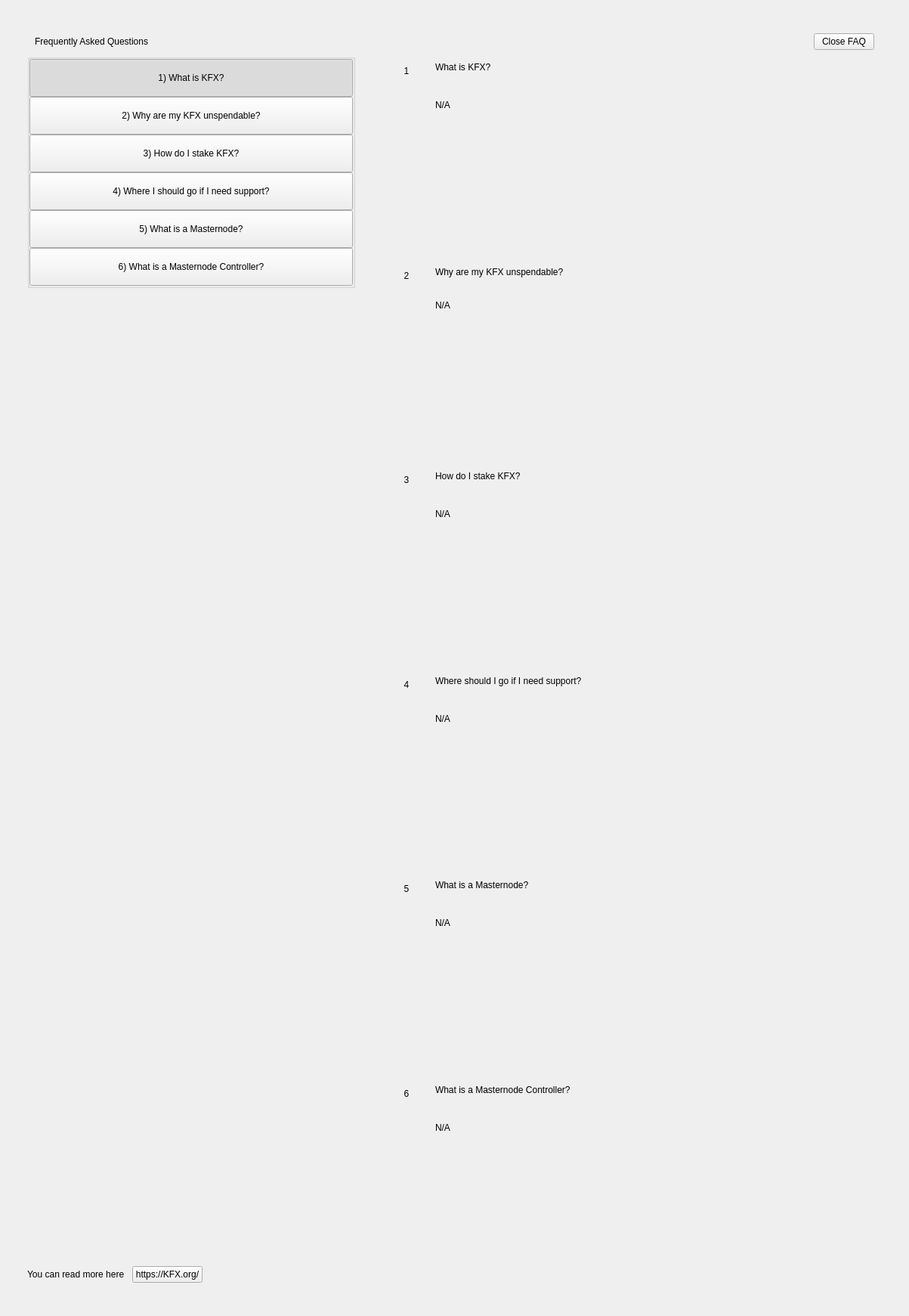
<?xml version="1.0" encoding="UTF-8"?>
<ui version="4.0">
 <class>SettingsFaqWidget</class>
 <widget class="QWidget" name="SettingsFaqWidget">
  <property name="geometry">
   <rect>
    <x>0</x>
    <y>0</y>
    <width>1203</width>
    <height>1741</height>
   </rect>
  </property>
  <property name="windowTitle">
   <string>Form</string>
  </property>
  <layout class="QHBoxLayout" name="horizontalLayout" stretch="0">
   <property name="spacing">
    <number>0</number>
   </property>
   <property name="leftMargin">
    <number>0</number>
   </property>
   <property name="topMargin">
    <number>0</number>
   </property>
   <property name="rightMargin">
    <number>0</number>
   </property>
   <property name="bottomMargin">
    <number>0</number>
   </property>
   <item>
    <widget class="PFBorderImage" name="container">
     <layout class="QVBoxLayout" name="verticalLayoutcont">
      <property name="leftMargin">
       <number>36</number>
      </property>
      <property name="topMargin">
       <number>44</number>
      </property>
      <property name="rightMargin">
       <number>36</number>
      </property>
      <property name="bottomMargin">
       <number>44</number>
      </property>
      <item>
       <layout class="QHBoxLayout" name="horizontalLayout_3">
        <property name="spacing">
         <number>0</number>
        </property>
        <property name="leftMargin">
         <number>10</number>
        </property>
        <property name="rightMargin">
         <number>10</number>
        </property>
        <item>
         <widget class="QLabel" name="labelTitle">
          <property name="text">
           <string>Frequently Asked Questions</string>
          </property>
         </widget>
        </item>
        <item>
         <spacer name="horizontalSpacer">
          <property name="orientation">
           <enum>Qt::Horizontal</enum>
          </property>
          <property name="sizeHint" stdset="0">
           <size>
            <width>40</width>
            <height>20</height>
           </size>
          </property>
         </spacer>
        </item>
        <item>
         <widget class="QPushButton" name="pushButtonExit">
          <property name="text">
           <string>Close FAQ</string>
          </property>
         </widget>
        </item>
       </layout>
      </item>
      <item>
       <layout class="QHBoxLayout" name="horizontalLayout_6" stretch="2,0,3">
        <item>
         <widget class="QWidget" name="left" native="true">
          <layout class="QVBoxLayout" name="verticalLayout_3">
           <property name="leftMargin">
            <number>0</number>
           </property>
           <property name="topMargin">
            <number>0</number>
           </property>
           <property name="rightMargin">
            <number>0</number>
           </property>
           <property name="bottomMargin">
            <number>0</number>
           </property>
           <item>
            <layout class="QVBoxLayout" name="verticalLayout_2">
             <property name="spacing">
              <number>0</number>
             </property>
             <item>
              <widget class="QWidget" name="containerButtons" native="true">
               <layout class="QVBoxLayout" name="verticalLayout">
                <property name="spacing">
                 <number>0</number>
                </property>
                <property name="leftMargin">
                 <number>0</number>
                </property>
                <property name="topMargin">
                 <number>0</number>
                </property>
                <property name="rightMargin">
                 <number>0</number>
                </property>
                <property name="bottomMargin">
                 <number>0</number>
                </property>
                <item>
                 <widget class="QGroupBox" name="groupBox">
                  <property name="title">
                   <string/>
                  </property>
                  <layout class="QVBoxLayout" name="verticalLayout_9">
                   <property name="spacing">
                    <number>0</number>
                   </property>
                   <property name="leftMargin">
                    <number>0</number>
                   </property>
                   <property name="topMargin">
                    <number>0</number>
                   </property>
                   <property name="rightMargin">
                    <number>0</number>
                   </property>
                   <property name="bottomMargin">
                    <number>0</number>
                   </property>
                   <item>
                    <widget class="QPushButton" name="pushButton_Intro">
                     <property name="minimumSize">
                      <size>
                       <width>0</width>
                       <height>50</height>
                      </size>
                     </property>
                     <property name="maximumSize">
                      <size>
                       <width>16777215</width>
                       <height>50</height>
                      </size>
                     </property>
                     <property name="focusPolicy">
                      <enum>Qt::NoFocus</enum>
                     </property>
                     <property name="text">
                      <string>1) What is KFX?</string>
                     </property>
                     <property name="checkable">
                      <bool>true</bool>
                     </property>
                     <property name="checked">
                      <bool>true</bool>
                     </property>
                     <property name="autoExclusive">
                      <bool>true</bool>
                     </property>
                    </widget>
                   </item>
                   <item>
                    <widget class="QPushButton" name="pushButton_UnspendableKFX">
                     <property name="minimumSize">
                      <size>
                       <width>0</width>
                       <height>50</height>
                      </size>
                     </property>
                     <property name="maximumSize">
                      <size>
                       <width>16777215</width>
                       <height>50</height>
                      </size>
                     </property>
                     <property name="focusPolicy">
                      <enum>Qt::NoFocus</enum>
                     </property>
                     <property name="text">
                      <string>2) Why are my KFX unspendable?</string>
                     </property>
                     <property name="checkable">
                      <bool>true</bool>
                     </property>
                     <property name="autoExclusive">
                      <bool>true</bool>
                     </property>
                    </widget>
                   </item>
                   <item>
                    <widget class="QPushButton" name="pushButton_Stake">
                     <property name="minimumSize">
                      <size>
                       <width>0</width>
                       <height>50</height>
                      </size>
                     </property>
                     <property name="focusPolicy">
                      <enum>Qt::NoFocus</enum>
                     </property>
                     <property name="text">
                      <string>3) How do I stake KFX?</string>
                     </property>
                     <property name="checkable">
                      <bool>true</bool>
                     </property>
                     <property name="autoExclusive">
                      <bool>true</bool>
                     </property>
                    </widget>
                   </item>
                   <item>
                    <widget class="QPushButton" name="pushButton_Support">
                     <property name="minimumSize">
                      <size>
                       <width>0</width>
                       <height>50</height>
                      </size>
                     </property>
                     <property name="focusPolicy">
                      <enum>Qt::NoFocus</enum>
                     </property>
                     <property name="text">
                      <string>4) Where I should go if I need support?</string>
                     </property>
                     <property name="checkable">
                      <bool>true</bool>
                     </property>
                     <property name="autoExclusive">
                      <bool>true</bool>
                     </property>
                    </widget>
                   </item>
                   <item>
                    <widget class="QPushButton" name="pushButton_Masternode">
                     <property name="minimumSize">
                      <size>
                       <width>0</width>
                       <height>50</height>
                      </size>
                     </property>
                     <property name="focusPolicy">
                      <enum>Qt::NoFocus</enum>
                     </property>
                     <property name="text">
                      <string>5) What is a Masternode?</string>
                     </property>
                     <property name="checkable">
                      <bool>true</bool>
                     </property>
                     <property name="autoExclusive">
                      <bool>true</bool>
                     </property>
                    </widget>
                   </item>
                   <item>
                    <widget class="QPushButton" name="pushButton_MNController">
                     <property name="minimumSize">
                      <size>
                       <width>0</width>
                       <height>50</height>
                      </size>
                     </property>
                     <property name="focusPolicy">
                      <enum>Qt::NoFocus</enum>
                     </property>
                     <property name="text">
                      <string>6) What is a Masternode Controller?</string>
                     </property>
                     <property name="checkable">
                      <bool>true</bool>
                     </property>
                     <property name="autoExclusive">
                      <bool>true</bool>
                     </property>
                    </widget>
                   </item>
                  </layout>
                 </widget>
                </item>
               </layout>
              </widget>
             </item>
             <item>
              <spacer name="verticalSpacer">
               <property name="orientation">
                <enum>Qt::Vertical</enum>
               </property>
               <property name="sizeHint" stdset="0">
                <size>
                 <width>20</width>
                 <height>40</height>
                </size>
               </property>
              </spacer>
             </item>
             <item>
              <layout class="QHBoxLayout" name="horizontalLayout_2">
               <item>
                <widget class="QLabel" name="labelWebLink">
                 <property name="text">
                  <string>You can read more here</string>
                 </property>
                </widget>
               </item>
               <item>
                <spacer name="horizontalSpacer_4">
                 <property name="orientation">
                  <enum>Qt::Horizontal</enum>
                 </property>
                 <property name="sizeType">
                  <enum>QSizePolicy::Minimum</enum>
                 </property>
                 <property name="sizeHint" stdset="0">
                  <size>
                   <width>10</width>
                   <height>20</height>
                  </size>
                 </property>
                </spacer>
               </item>
               <item>
                <widget class="QPushButton" name="pushButtonWebLink">
                 <property name="focusPolicy">
                  <enum>Qt::NoFocus</enum>
                 </property>
                 <property name="text">
                  <string>https://KFX.org/</string>
                 </property>
                </widget>
               </item>
               <item>
                <spacer name="horizontalSpacer_2">
                 <property name="orientation">
                  <enum>Qt::Horizontal</enum>
                 </property>
                 <property name="sizeHint" stdset="0">
                  <size>
                   <width>40</width>
                   <height>20</height>
                  </size>
                 </property>
                </spacer>
               </item>
              </layout>
             </item>
            </layout>
           </item>
          </layout>
         </widget>
        </item>
        <item>
         <spacer name="horizontalSpacer_3">
          <property name="orientation">
           <enum>Qt::Horizontal</enum>
          </property>
          <property name="sizeType">
           <enum>QSizePolicy::Minimum</enum>
          </property>
          <property name="sizeHint" stdset="0">
           <size>
            <width>40</width>
            <height>20</height>
           </size>
          </property>
         </spacer>
        </item>
        <item>
         <widget class="QWidget" name="right" native="true">
          <layout class="QVBoxLayout" name="verticalLayout_5">
           <property name="leftMargin">
            <number>0</number>
           </property>
           <property name="topMargin">
            <number>0</number>
           </property>
           <property name="rightMargin">
            <number>0</number>
           </property>
           <property name="bottomMargin">
            <number>0</number>
           </property>
           <item>
            <layout class="QVBoxLayout" name="verticalLayout_6">
             <property name="spacing">
              <number>0</number>
             </property>
             <item>
              <widget class="QScrollArea" name="scrollAreaFaq">
               <property name="styleSheet">
                <string notr="true">#scrollAreaFaq { background:transparent; }</string>
               </property>
               <property name="horizontalScrollBarPolicy">
                <enum>Qt::ScrollBarAlwaysOff</enum>
               </property>
               <property name="sizeAdjustPolicy">
                <enum>QAbstractScrollArea::AdjustIgnored</enum>
               </property>
               <property name="widgetResizable">
                <bool>true</bool>
               </property>
               <property name="alignment">
                <set>Qt::AlignLeading|Qt::AlignLeft|Qt::AlignTop</set>
               </property>
               <widget class="QWidget" name="scrollAreaWidgetContents">
                <property name="geometry">
                 <rect>
                  <x>0</x>
                  <y>0</y>
                  <width>642</width>
                  <height>1614</height>
                 </rect>
                </property>
                <property name="autoFillBackground">
                 <bool>false</bool>
                </property>
                <property name="styleSheet">
                 <string notr="true">#scrollAreaWidgetContents { background:transparent; }</string>
                </property>
                <layout class="QVBoxLayout" name="verticalLayout_7">
                 <property name="spacing">
                  <number>0</number>
                 </property>
                 <property name="sizeConstraint">
                  <enum>QLayout::SetDefaultConstraint</enum>
                 </property>
                 <property name="leftMargin">
                  <number>0</number>
                 </property>
                 <property name="topMargin">
                  <number>0</number>
                 </property>
                 <property name="rightMargin">
                  <number>0</number>
                 </property>
                 <property name="bottomMargin">
                  <number>0</number>
                 </property>
                 <item>
                  <widget class="QWidget" name="widget_Intro" native="true">
                   <property name="minimumSize">
                    <size>
                     <width>300</width>
                     <height>0</height>
                    </size>
                   </property>
                   <layout class="QHBoxLayout" name="horizontalLayout_Intro" stretch="0,1">
                    <item alignment="Qt::AlignTop">
                     <widget class="QLabel" name="labelNumber_Intro">
                      <property name="minimumSize">
                       <size>
                        <width>24</width>
                        <height>24</height>
                       </size>
                      </property>
                      <property name="maximumSize">
                       <size>
                        <width>16777215</width>
                        <height>24</height>
                       </size>
                      </property>
                      <property name="text">
                       <string>1</string>
                      </property>
                      <property name="alignment">
                       <set>Qt::AlignCenter</set>
                      </property>
                     </widget>
                    </item>
                    <item>
                     <layout class="QVBoxLayout" name="verticalLayout_Intro">
                      <property name="leftMargin">
                       <number>20</number>
                      </property>
                      <property name="rightMargin">
                       <number>20</number>
                      </property>
                      <item>
                       <widget class="QLabel" name="labelSubtitle_Intro">
                        <property name="text">
                         <string>What is KFX?</string>
                        </property>
                        <property name="wordWrap">
                         <bool>true</bool>
                        </property>
                       </widget>
                      </item>
                      <item>
                       <spacer name="verticalSpacer1_Intro">
                        <property name="orientation">
                         <enum>Qt::Vertical</enum>
                        </property>
                        <property name="sizeType">
                         <enum>QSizePolicy::Fixed</enum>
                        </property>
                        <property name="sizeHint" stdset="0">
                         <size>
                          <width>20</width>
                          <height>30</height>
                         </size>
                        </property>
                       </spacer>
                      </item>
                      <item>
                       <widget class="QLabel" name="labelContent_Intro">
                        <property name="text">
                         <string notr="true">N/A</string>
                        </property>
                        <property name="alignment">
                         <set>Qt::AlignLeading|Qt::AlignLeft|Qt::AlignTop</set>
                        </property>
                        <property name="wordWrap">
                         <bool>true</bool>
                        </property>
                       </widget>
                      </item>
                      <item>
                       <spacer name="verticalSpacer2_Intro">
                        <property name="orientation">
                         <enum>Qt::Vertical</enum>
                        </property>
                        <property name="sizeHint" stdset="0">
                         <size>
                          <width>20</width>
                          <height>20</height>
                         </size>
                        </property>
                       </spacer>
                      </item>
                     </layout>
                    </item>
                   </layout>
                  </widget>
                 </item>
                 <item>
                  <widget class="QWidget" name="widget_UnspendableKFX" native="true">
                   <layout class="QHBoxLayout" name="horizontalPage_UnspendableKFX" stretch="0,1">
                    <item alignment="Qt::AlignTop">
                     <widget class="QLabel" name="labelNumber_UnspendableKFX">
                      <property name="minimumSize">
                       <size>
                        <width>24</width>
                        <height>24</height>
                       </size>
                      </property>
                      <property name="maximumSize">
                       <size>
                        <width>16777215</width>
                        <height>24</height>
                       </size>
                      </property>
                      <property name="text">
                       <string>2</string>
                      </property>
                      <property name="alignment">
                       <set>Qt::AlignCenter</set>
                      </property>
                     </widget>
                    </item>
                    <item>
                     <layout class="QVBoxLayout" name="verticalLayout_UnspendableKFX">
                      <property name="spacing">
                       <number>0</number>
                      </property>
                      <property name="leftMargin">
                       <number>20</number>
                      </property>
                      <property name="rightMargin">
                       <number>20</number>
                      </property>
                      <item>
                       <widget class="QLabel" name="labelSubtitle_UnspendableKFX">
                        <property name="text">
                         <string>Why are my KFX unspendable?</string>
                        </property>
                        <property name="wordWrap">
                         <bool>true</bool>
                        </property>
                       </widget>
                      </item>
                      <item>
                       <spacer name="verticalSpacer1_UnspendableKFX">
                        <property name="orientation">
                         <enum>Qt::Vertical</enum>
                        </property>
                        <property name="sizeType">
                         <enum>QSizePolicy::Fixed</enum>
                        </property>
                        <property name="sizeHint" stdset="0">
                         <size>
                          <width>20</width>
                          <height>30</height>
                         </size>
                        </property>
                       </spacer>
                      </item>
                      <item>
                       <widget class="QLabel" name="labelContent_UnspendableKFX">
                        <property name="text">
                         <string notr="true">N/A</string>
                        </property>
                        <property name="alignment">
                         <set>Qt::AlignLeading|Qt::AlignLeft|Qt::AlignTop</set>
                        </property>
                        <property name="wordWrap">
                         <bool>true</bool>
                        </property>
                       </widget>
                      </item>
                      <item>
                       <spacer name="verticalSpacer2_UnspendableKFX">
                        <property name="orientation">
                         <enum>Qt::Vertical</enum>
                        </property>
                        <property name="sizeHint" stdset="0">
                         <size>
                          <width>20</width>
                          <height>20</height>
                         </size>
                        </property>
                       </spacer>
                      </item>
                     </layout>
                    </item>
                   </layout>
                  </widget>
                 </item>
                 <item>
                  <widget class="QWidget" name="widget_Stake" native="true">
                   <layout class="QHBoxLayout" name="horizontalpage_Stake" stretch="0,1">
                    <item alignment="Qt::AlignTop">
                     <widget class="QLabel" name="labelNumber_Stake">
                      <property name="minimumSize">
                       <size>
                        <width>24</width>
                        <height>24</height>
                       </size>
                      </property>
                      <property name="maximumSize">
                       <size>
                        <width>16777215</width>
                        <height>24</height>
                       </size>
                      </property>
                      <property name="text">
                       <string>3</string>
                      </property>
                      <property name="alignment">
                       <set>Qt::AlignCenter</set>
                      </property>
                     </widget>
                    </item>
                    <item>
                     <layout class="QVBoxLayout" name="verticalLayoutpage_Stake">
                      <property name="leftMargin">
                       <number>20</number>
                      </property>
                      <property name="rightMargin">
                       <number>20</number>
                      </property>
                      <item>
                       <widget class="QLabel" name="labelSubtitle_Stake">
                        <property name="text">
                         <string>How do I stake KFX?</string>
                        </property>
                        <property name="wordWrap">
                         <bool>true</bool>
                        </property>
                       </widget>
                      </item>
                      <item>
                       <spacer name="verticalSpacer1_Stake">
                        <property name="orientation">
                         <enum>Qt::Vertical</enum>
                        </property>
                        <property name="sizeType">
                         <enum>QSizePolicy::Fixed</enum>
                        </property>
                        <property name="sizeHint" stdset="0">
                         <size>
                          <width>20</width>
                          <height>30</height>
                         </size>
                        </property>
                       </spacer>
                      </item>
                      <item>
                       <widget class="QLabel" name="labelContent_Stake">
                        <property name="text">
                         <string notr="true">N/A</string>
                        </property>
                        <property name="alignment">
                         <set>Qt::AlignLeading|Qt::AlignLeft|Qt::AlignTop</set>
                        </property>
                        <property name="wordWrap">
                         <bool>true</bool>
                        </property>
                       </widget>
                      </item>
                      <item>
                       <spacer name="verticalSpacer2_Stake">
                        <property name="orientation">
                         <enum>Qt::Vertical</enum>
                        </property>
                        <property name="sizeHint" stdset="0">
                         <size>
                          <width>20</width>
                          <height>20</height>
                         </size>
                        </property>
                       </spacer>
                      </item>
                     </layout>
                    </item>
                   </layout>
                  </widget>
                 </item>
                 <item>
                  <widget class="QWidget" name="widget_Support" native="true">
                   <layout class="QHBoxLayout" name="horizontalpage_Support" stretch="0,1">
                    <item alignment="Qt::AlignTop">
                     <widget class="QLabel" name="labelNumber_Support">
                      <property name="minimumSize">
                       <size>
                        <width>24</width>
                        <height>24</height>
                       </size>
                      </property>
                      <property name="maximumSize">
                       <size>
                        <width>16777215</width>
                        <height>24</height>
                       </size>
                      </property>
                      <property name="text">
                       <string>4</string>
                      </property>
                      <property name="alignment">
                       <set>Qt::AlignCenter</set>
                      </property>
                     </widget>
                    </item>
                    <item>
                     <layout class="QVBoxLayout" name="verticalLayoutpage_Support">
                      <property name="leftMargin">
                       <number>20</number>
                      </property>
                      <property name="rightMargin">
                       <number>20</number>
                      </property>
                      <item>
                       <widget class="QLabel" name="labelSubtitle_Support">
                        <property name="text">
                         <string>Where should I go if I need support?</string>
                        </property>
                        <property name="wordWrap">
                         <bool>true</bool>
                        </property>
                       </widget>
                      </item>
                      <item>
                       <spacer name="verticalSpacer1_Support">
                        <property name="orientation">
                         <enum>Qt::Vertical</enum>
                        </property>
                        <property name="sizeType">
                         <enum>QSizePolicy::Fixed</enum>
                        </property>
                        <property name="sizeHint" stdset="0">
                         <size>
                          <width>20</width>
                          <height>30</height>
                         </size>
                        </property>
                       </spacer>
                      </item>
                      <item>
                       <widget class="QLabel" name="labelContent_Support">
                        <property name="text">
                         <string notr="true">N/A</string>
                        </property>
                        <property name="alignment">
                         <set>Qt::AlignLeading|Qt::AlignLeft|Qt::AlignTop</set>
                        </property>
                        <property name="wordWrap">
                         <bool>true</bool>
                        </property>
                       </widget>
                      </item>
                      <item>
                       <spacer name="verticalSpacer2_Support">
                        <property name="orientation">
                         <enum>Qt::Vertical</enum>
                        </property>
                        <property name="sizeHint" stdset="0">
                         <size>
                          <width>20</width>
                          <height>20</height>
                         </size>
                        </property>
                       </spacer>
                      </item>
                     </layout>
                    </item>
                   </layout>
                  </widget>
                 </item>
                 <item>
                  <widget class="QWidget" name="widget_Masternode" native="true">
                   <layout class="QHBoxLayout" name="horizontalpage_Masternode" stretch="0,1">
                    <item alignment="Qt::AlignTop">
                     <widget class="QLabel" name="labelNumber_Masternode">
                      <property name="minimumSize">
                       <size>
                        <width>24</width>
                        <height>24</height>
                       </size>
                      </property>
                      <property name="maximumSize">
                       <size>
                        <width>16777215</width>
                        <height>24</height>
                       </size>
                      </property>
                      <property name="text">
                       <string>5</string>
                      </property>
                      <property name="alignment">
                       <set>Qt::AlignCenter</set>
                      </property>
                     </widget>
                    </item>
                    <item>
                     <layout class="QVBoxLayout" name="verticalLayoutpage_Masternode">
                      <property name="leftMargin">
                       <number>20</number>
                      </property>
                      <property name="rightMargin">
                       <number>20</number>
                      </property>
                      <item>
                       <widget class="QLabel" name="labelSubtitle_Masternode">
                        <property name="text">
                         <string>What is a Masternode?</string>
                        </property>
                        <property name="wordWrap">
                         <bool>true</bool>
                        </property>
                       </widget>
                      </item>
                      <item>
                       <spacer name="verticalSpacer1_Masternode">
                        <property name="orientation">
                         <enum>Qt::Vertical</enum>
                        </property>
                        <property name="sizeType">
                         <enum>QSizePolicy::Fixed</enum>
                        </property>
                        <property name="sizeHint" stdset="0">
                         <size>
                          <width>20</width>
                          <height>30</height>
                         </size>
                        </property>
                       </spacer>
                      </item>
                      <item>
                       <widget class="QLabel" name="labelContent_Masternode">
                        <property name="text">
                         <string notr="true">N/A</string>
                        </property>
                        <property name="alignment">
                         <set>Qt::AlignLeading|Qt::AlignLeft|Qt::AlignTop</set>
                        </property>
                        <property name="wordWrap">
                         <bool>true</bool>
                        </property>
                       </widget>
                      </item>
                      <item>
                       <spacer name="verticalSpacer2_Masternode">
                        <property name="orientation">
                         <enum>Qt::Vertical</enum>
                        </property>
                        <property name="sizeHint" stdset="0">
                         <size>
                          <width>20</width>
                          <height>20</height>
                         </size>
                        </property>
                       </spacer>
                      </item>
                     </layout>
                    </item>
                   </layout>
                  </widget>
                 </item>
                 <item>
                  <widget class="QWidget" name="widget_MNController" native="true">
                   <layout class="QHBoxLayout" name="horizontalpage_MNController" stretch="0,1">
                    <item alignment="Qt::AlignTop">
                     <widget class="QLabel" name="labelNumber_MNController">
                      <property name="minimumSize">
                       <size>
                        <width>24</width>
                        <height>24</height>
                       </size>
                      </property>
                      <property name="maximumSize">
                       <size>
                        <width>16777215</width>
                        <height>24</height>
                       </size>
                      </property>
                      <property name="text">
                       <string>6</string>
                      </property>
                      <property name="alignment">
                       <set>Qt::AlignCenter</set>
                      </property>
                     </widget>
                    </item>
                    <item>
                     <layout class="QVBoxLayout" name="verticalLayoutpage_MNController">
                      <property name="leftMargin">
                       <number>20</number>
                      </property>
                      <property name="rightMargin">
                       <number>20</number>
                      </property>
                      <item>
                       <widget class="QLabel" name="labelSubtitle_MNController">
                        <property name="text">
                         <string>What is a Masternode Controller?</string>
                        </property>
                        <property name="wordWrap">
                         <bool>true</bool>
                        </property>
                       </widget>
                      </item>
                      <item>
                       <spacer name="verticalSpacer1_MNController">
                        <property name="orientation">
                         <enum>Qt::Vertical</enum>
                        </property>
                        <property name="sizeType">
                         <enum>QSizePolicy::Fixed</enum>
                        </property>
                        <property name="sizeHint" stdset="0">
                         <size>
                          <width>20</width>
                          <height>30</height>
                         </size>
                        </property>
                       </spacer>
                      </item>
                      <item>
                       <widget class="QLabel" name="labelContent_MNController">
                        <property name="text">
                         <string notr="true">N/A</string>
                        </property>
                        <property name="alignment">
                         <set>Qt::AlignLeading|Qt::AlignLeft|Qt::AlignTop</set>
                        </property>
                        <property name="wordWrap">
                         <bool>true</bool>
                        </property>
                       </widget>
                      </item>
                      <item>
                       <spacer name="verticalSpacer2_MNController">
                        <property name="orientation">
                         <enum>Qt::Vertical</enum>
                        </property>
                        <property name="sizeHint" stdset="0">
                         <size>
                          <width>20</width>
                          <height>20</height>
                         </size>
                        </property>
                       </spacer>
                      </item>
                     </layout>
                    </item>
                   </layout>
                  </widget>
                 </item>
                </layout>
               </widget>
              </widget>
             </item>
            </layout>
           </item>
          </layout>
         </widget>
        </item>
       </layout>
      </item>
     </layout>
    </widget>
   </item>
  </layout>
 </widget>
 <customwidgets>
  <customwidget>
   <class>PFBorderImage</class>
   <extends>QFrame</extends>
   <header>qt/knoxfs/pfborderimage.h</header>
   <container>1</container>
  </customwidget>
 </customwidgets>
 <resources/>
 <connections/>
</ui>
